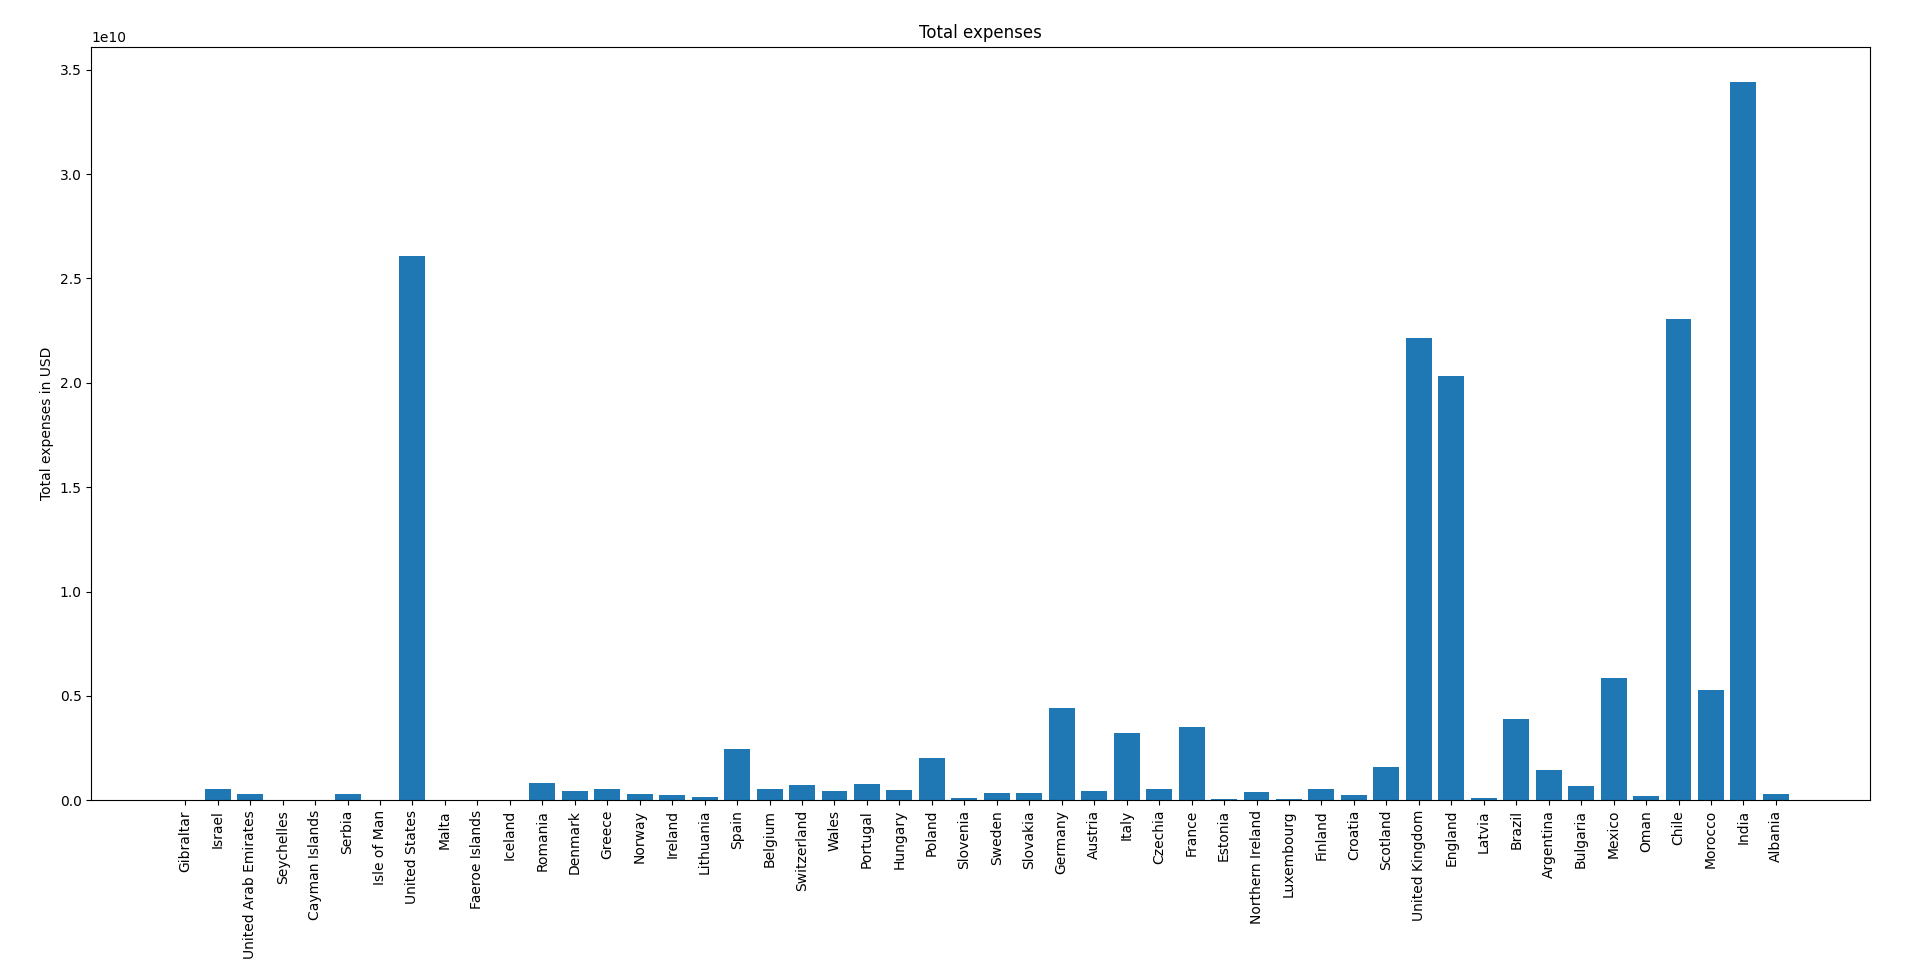

Recreate this plot in Python.
import pandas as pd
import matplotlib.pyplot as plt

# taking data from file
data = pd.read_csv('total_expenses.csv')
data = data.iloc[:,:].values

'''
"Pfizer: \$20 per dose."
"Moderna: \$10 to \$50 per dose."
"AstraZeneca: under \$4 per dose."
"The cost of one dose of the Sputnik V vaccine for international markets will be less than \$10."
More in README.md
If country didn't use any vaccine manufactured by companies listed above then it would not be taken to account.
Else country would get expense equal to total vaccinations multiplied by average price of all vaccines it uses and 
divided by percent of fully vaccinated population.
'''

vac_price = {'Pfizer':20, 'Moderna':30, 'AstraZeneca':4, 'Sputnik V':10}

price = {}
for n, v in enumerate(data[:,3]):
  country = data[n,0]
  vaccines = data[n,1]
  percent = data[n,2]
  temp_price = list()
  for manufacturer, pr in vac_price.items():
    if manufacturer in v:
      temp_price.append(pr)
  if len(temp_price) != 0:
    temp_price = sum(temp_price)/len(temp_price)
    price[country] = vaccines*temp_price/(percent/100)

plt.bar(price.keys(), price.values())
plt.xticks(rotation=90)
plt.ylabel('Total expenses in USD')
plt.title('Total expenses')
plt.show()
